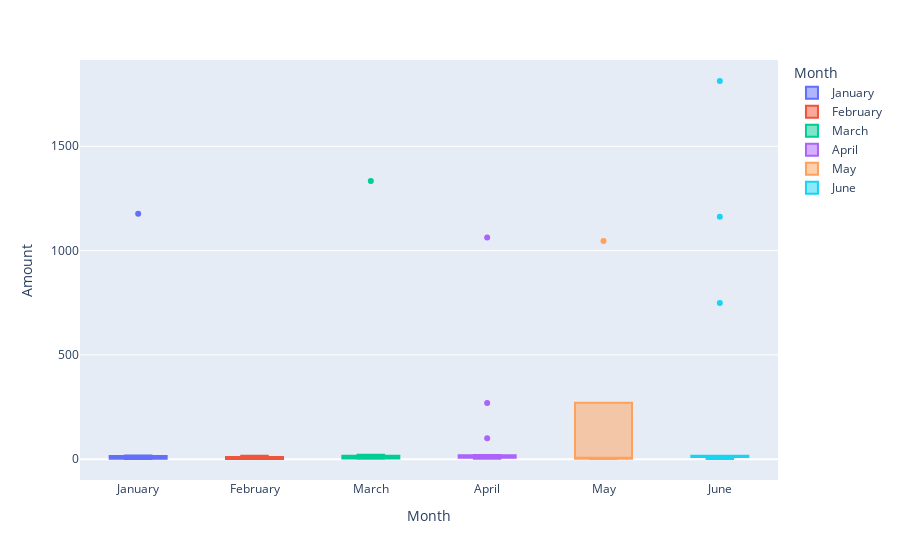

Notebook source saved alongside this figure:
### Code cell
# Creating the six box plots using plotly express
px.box(number25d,x='Month',y='Amount',color='Month')

### Figure 1 — Plotly figure (JSON) as saved in the notebook; plotly's stock layout.template omitted (floating-point values rounded to 4 significant figures)
{"data": [{"alignmentgroup": "True", "hovertemplate": "Month=%{x}<br>Amount=%{y}<extra></extra>", "legendgroup": "January", "marker": {"color": "#636efa"}, "name": "January", "notched": false, "offsetgroup": "January", "orientation": "v", "showlegend": true, "type": "box", "x": ["January", "January", "January", "January", "January", "January", "January", "January", "January", "January"], "x0": " ", "xaxis": "x", "y": [1.46, 10.74, 2.93, 1.39, 17.84, 1.65, 15.86, 2.22, 1177, 2.75], "y0": " ", "yaxis": "y"}, {"alignmentgroup": "True", "hovertemplate": "Month=%{x}<br>Amount=%{y}<extra></extra>", "legendgroup": "February", "marker": {"color": "#EF553B"}, "name": "February", "notched": false, "offsetgroup": "February", "orientation": "v", "showlegend": true, "type": "box", "x": ["February", "February", "February", "February", "February", "February", "February", "February", "February", "February"], "x0": " ", "xaxis": "x", "y": [10.75, 10.81, 5.97, 3.69, 16.7, 1.26, 2.63, 11.01, 0.91, 1.18], "y0": " ", "yaxis": "y"}, {"alignmentgroup": "True", "hovertemplate": "Month=%{x}<br>Amount=%{y}<extra></extra>", "legendgroup": "March", "marker": {"color": "#00cc96"}, "name": "March", "notched": false, "offsetgroup": "March", "orientation": "v", "showlegend": true, "type": "box", "x": ["March", "March", "March", "March", "March", "March", "March", "March", "March", "March", "March", "March", "March"], "x0": " ", "xaxis": "x", "y": [12.42, 16.58, 1334, 2.88, 2.04, 13.57, 10.1, 1.65, 3.08, 4.2, 2.56, 18.28, 21.04], "y0": " ", "yaxis": "y"}, {"alignmentgroup": "True", "hovertemplate": "Month=%{x}<br>Amount=%{y}<extra></extra>", "legendgroup": "April", "marker": {"color": "#ab63fa"}, "name": "April", "notched": false, "offsetgroup": "April", "orientation": "v", "showlegend": true, "type": "box", "x": ["April", "April", "April", "April", "April", "April", "April", "April", "April", "April", "April", "April", "April", "April", "April", "April"], "x0": " ", "xaxis": "x", "y": [100, 2.62, 7.08, 17.15, 1063, 10.15, 10.06, 269, 10.24, 7.39, 6.01, 20.03, 2.79, 10.02, 15.66, 16.5], "y0": " ", "yaxis": "y"}, {"alignmentgroup": "True", "hovertemplate": "Month=%{x}<br>Amount=%{y}<extra></extra>", "legendgroup": "May", "marker": {"color": "#FFA15A"}, "name": "May", "notched": false, "offsetgroup": "May", "orientation": "v", "showlegend": true, "type": "box", "x": ["May", "May", "May", "May", "May"], "x0": " ", "xaxis": "x", "y": [1.1, 1046, 12.15, 2.27, 5.97], "y0": " ", "yaxis": "y"}, {"alignmentgroup": "True", "hovertemplate": "Month=%{x}<br>Amount=%{y}<extra></extra>", "legendgroup": "June", "marker": {"color": "#19d3f3"}, "name": "June", "notched": false, "offsetgroup": "June", "orientation": "v", "showlegend": true, "type": "box", "x": ["June", "June", "June", "June", "June", "June", "June", "June", "June", "June", "June", "June", "June", "June"], "x0": " ", "xaxis": "x", "y": [1162, 749, 10.69, 11.88, 1.03, 10.15, 11.01, 16.29, 15.98, 1813, 16.61, 11.53, 5.24, 2.27], "y0": " ", "yaxis": "y"}], "layout": {"autosize": true, "boxmode": "overlay", "legend": {"title": {"text": "Month"}, "tracegroupgap": 0}, "margin": {"t": 60}, "xaxis": {"anchor": "y", "autorange": true, "categoryarray": ["January", "February", "March", "April", "May", "June"], "categoryorder": "array", "domain": [0, 1], "range": [-0.5, 5.5], "title": {"text": "Month"}, "type": "category"}, "yaxis": {"anchor": "x", "autorange": true, "domain": [0, 1], "range": [-99.76, 1914.0], "title": {"text": "Amount"}, "type": "linear"}}}
